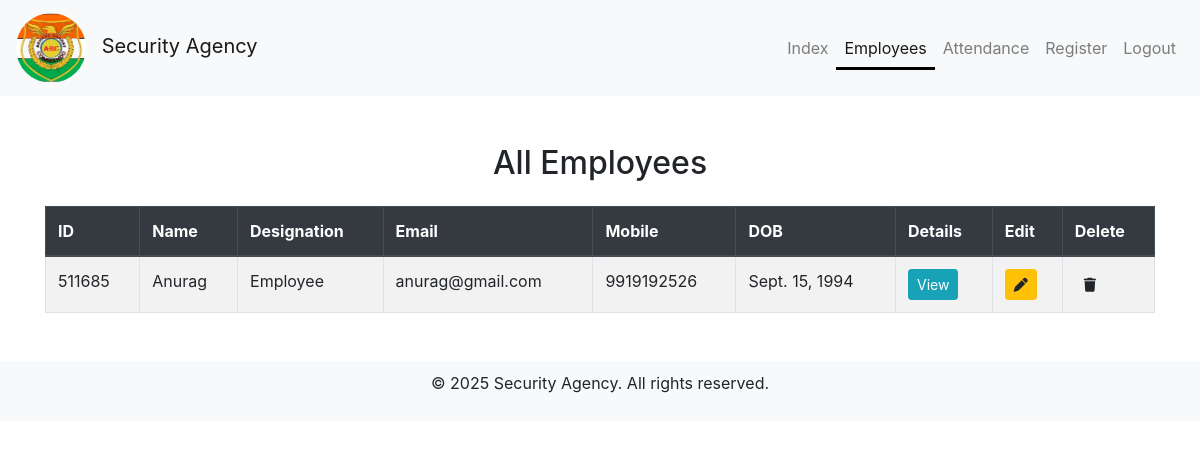
/owner/empdetails/ (signed in), run on an earlier commit of the app's database.
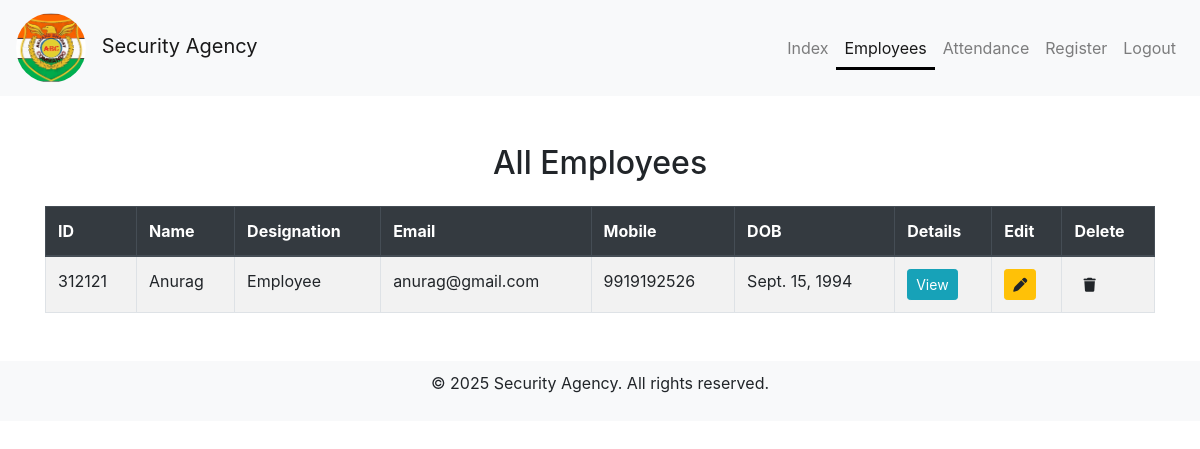
And on a later commit of the database.
### employee/models.py (models this page shows, shortened)
class Employee(models.Model):
    employee_id = models.CharField(max_length=10, primary_key=True, blank=True)  # Use employee ID as primary key
    name = models.CharField(max_length=100)  # Example field for employee name
    GENDER_CHOICES = [
        ('Male', 'Male'),
        ('Female', 'Female'),
        ('Other', 'Other'),
    ]
    gender = models.CharField(
        max_length=6,
        choices=GENDER_CHOICES,
        null=True,  # Optional: allows null values if gender isn't provided
        blank=True,  # Optional: allows blank values if gender isn't provided
    )
    designation = models.CharField(max_length=100, blank=True, null=True)
    email = models.EmailField(unique=True)
    password = models.CharField(max_length=128)  # Store hashed passwords
    dob = models.DateField()
    aadhar_number = models.CharField(max_length=12, unique=True, blank=True, null=True)  # New field for Aadhar number
    mobile_number = models.CharField(max_length=10, blank=True, null=True)  # New field for mobile number
    qr_code_data = models.BinaryField(blank=True, null=True)  # Store QR code as binary data
    photo = models.ImageField(upload_to='employee_photos/', blank=True, null=True)
    location_lat = models.FloatField(null=True, blank=True)
    location_lon = models.FloatField(null=True, blank=True)

### owner/views.py (the view)
# urls.py: path('empdetails/',views.empdetails, name='empdetails'),
@cache_control(no_cache=True, must_revalidate=True, no_store=True)
@owner_session_required
def empdetails(request):
    employees = Employee.objects.all()
    m = request.GET.get('m')  # 👈 fetch message
    return render(request, 'owner/empdetails.html', {'employees': employees, 'm': m})

### templates/owner/empdetails.html (shortened to what this page needs)
{% load static %}
<!DOCTYPE html>
<html lang="en">
<head>
    <link rel="stylesheet" href="{% static 'css/styles.css' %}">
    <link rel="stylesheet" href="https://stackpath.bootstrapcdn.com/bootstrap/4.5.2/css/bootstrap.min.css">
    <link rel="stylesheet" href="https://cdnjs.cloudflare.com/ajax/libs/font-awesome/6.0.0/css/all.min.css">
</head>
<body>
<nav class="navbar navbar-expand-lg navbar-light bg-light">
    <a class="navbar-brand" href="/">
        <img src="{% static 'images/logo.jpeg' %}" alt="Logo" class="site-logo" href="/">
        Security Agency
    </a>
    <div class="collapse navbar-collapse justify-content-end" id="navbarNav">
        <ul class="navbar-nav">
            <li class="nav-item">
                <a class="nav-link" href="{% url 'index' %}">Index</a>
            </li>
            <li class="nav-item">
                <a class="nav-link active custom-active-link" href="{% url 'empdetails' %}">Employees</a>
            </li>
            <li class="nav-item">
                <a class="nav-link" href="{% url 'attendance-report' %}">Attendance</a>
            </li>
            <li class="nav-item">
                <a class="nav-link" href="{% url 'regemp' %}">Register</a>
            </li>
            <li class="nav-item">
                <a class="nav-link" href="{% url 'logout' %}">Logout</a>
            </li>
        </ul>
    </div>
</nav>
<div class="container mt-5">
    <h2 class="text-center mb-4">All Employees</h2>
    <table class="table table-striped table-bordered">
        <thead class="thead-dark">
            <tr>
                <th>ID</th>
                <th>Name</th>
                <th>Designation</th>
                <th>Email</th>
                <th>Mobile</th>
                <th>DOB</th>
                <th>Details</th>
                <th>Edit</th>
                <th>Delete</th>
            </tr>
        </thead>
        <tbody>
            {% for emp in employees %}
            <tr>
                <td>{{ emp.employee_id }}</td>
                <td>{{ emp.name }}</td>
                <td>{{ emp.designation }}</td>
                <td>{{ emp.email }}</td>
                <td>{{ emp.mobile_number }}</td>
                <td>{{ emp.dob }}</td>
                <td>
                    <a href="{% url 'viewemp' emp.employee_id %}" class="btn btn-info btn-sm">View</a>
                </td>
                <td>
                    <a href="{% url 'editemp' emp.employee_id %}" class="btn btn-sm btn-warning" title="Edit Employee">
                        <i class="fas fa-pen"></i>
                    </a>
                </td>
                <td>
                    <form action="{% url 'deleteemp' emp.employee_id %}" method="POST" style="display:inline;">
                      <button type="submit" class="btn btn-sm delete-btn" title="Delete Employee">
                        <i class="fas fa-trash"></i>
                      </button>
                    </form>
                </td>
            </tr>
            {% empty %}
            <tr><td colspan="5" class="text-center">No employees found.</td></tr>
            {% endfor %}
        </tbody>
    </table>
</div>
<footer class="text-center mt-5 mb-3">
    <p>&copy; 2025 Security Agency. All rights reserved.</p>
</footer>
</body>
</html>

### static/css/styles.css (style rules this page uses)
.site-logo { width: 70px; height: 70px; border-radius: 50%; margin-right: 10px; object-fit: cover; }
footer { background-color: #f8f9fa; padding: 10px 0; }
.nav-link { color: #007bff; }
.navbar-nav .nav-link.active.custom-active-link { position: relative; }
.navbar-nav .nav-link.active.custom-active-link::after { content: ''; position: absolute; bottom: -2px; left: 0; width: 100%; height: 3px; background-color: black; }
.delete-btn i { transition: transform 0.3s ease; }
:root { --primary-color: #4EA685; --secondary-color: #57B894; --black: #000000; --white: #ffffff; --gray: #efefef; --gray-2: #757575; --facebook-color: #4267B2; --google-color: #DB4437; --twitter-color: #1DA1F2; --insta-color: #E1306C; }

What changed in the data, as far as the page shows it:
removed Employee: employee_id "511685", name "Anurag", designation "Employee", email "anurag@gmail.com", mobile_number "9919192526", dob "Sept. 15, 1994"
added Employee: employee_id "312121", name "Anurag", designation "Employee", email "anurag@gmail.com", mobile_number "9919192526", dob "Sept. 15, 1994"
